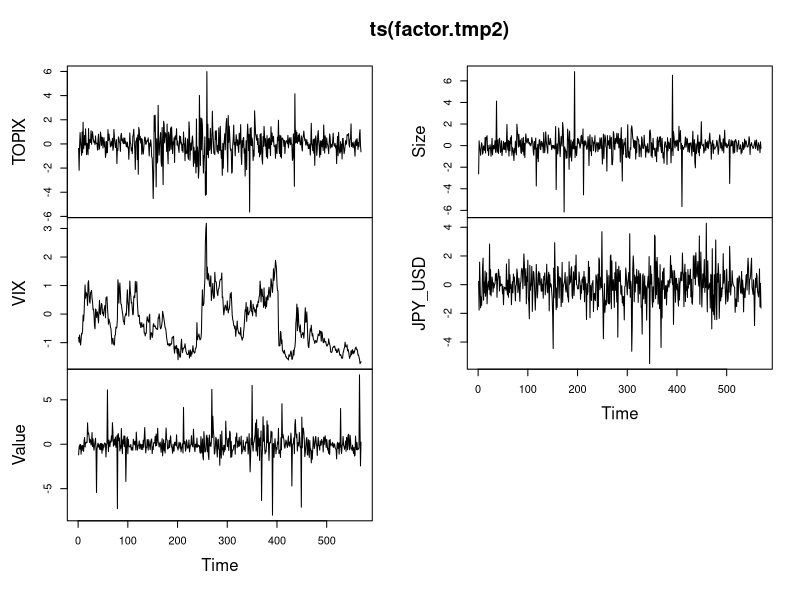
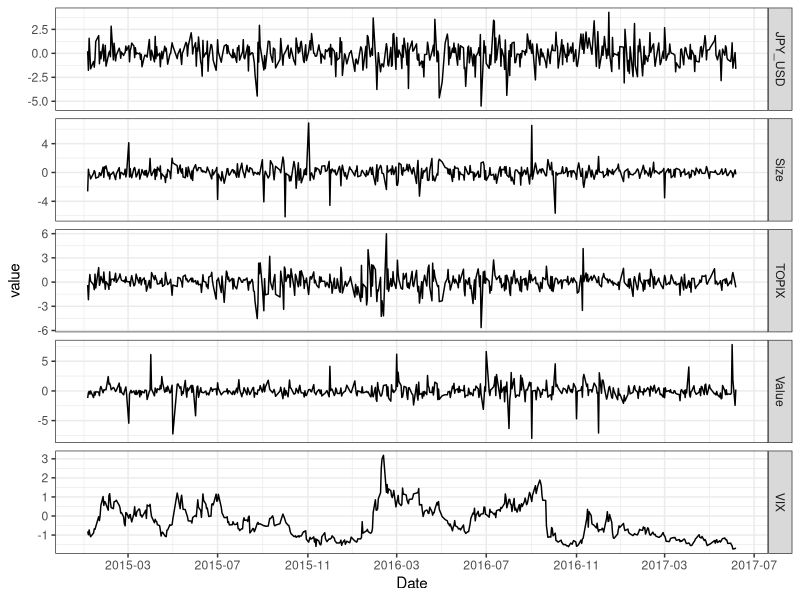

These figures' R source, in order:

library(GGally)

library(ellipse)

library(hexbin)

library(ggplot2)

library(tidyverse)





#データの用意----

factor.tmp <- read.csv("data/factors.csv")

head(factor.tmp)



factor.tmp2 <- data.frame(factor.tmp[,-c(1,2)])

rownames(factor.tmp2) <- factor.tmp[,2]

head(factor.tmp2)

plot(ts(factor.tmp2))



factor <- data.frame(Date = as.Date(rownames(factor.tmp2)),
                     
                     factor.tmp2)

factor[1:5,1:5]



rm(factor.tmp)

rm(factor.tmp2)





#グラフ----

factor_tidy <- factor %>% 
  
  gather(type, value, -Date)



factor.tmp <- factor[,-1]

ggplot(factor_tidy, aes(x=Date, y=value))+
  
  geom_line()+
  
  facet_grid(type~. ,scales="free_y")+
  
  theme_bw()+
  
  scale_x_date(date_breaks = "4 months", date_labels = "%Y-%m")
